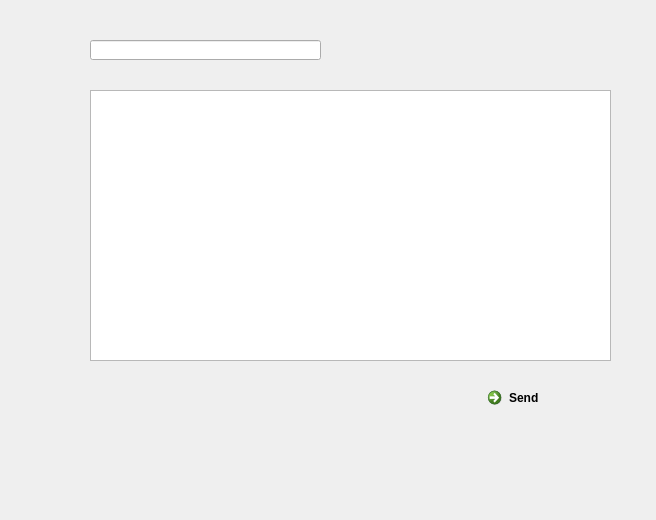
<?xml version="1.0" encoding="UTF-8"?>
<ui version="4.0">
 <class>smtpp</class>
 <widget class="QDialog" name="smtpp">
  <property name="geometry">
   <rect>
    <x>0</x>
    <y>0</y>
    <width>656</width>
    <height>520</height>
   </rect>
  </property>
  <property name="windowTitle">
   <string>Dialog</string>
  </property>
  <widget class="QCommandLinkButton" name="sendbutton">
   <property name="geometry">
    <rect>
     <x>480</x>
     <y>380</y>
     <width>172</width>
     <height>41</height>
    </rect>
   </property>
   <property name="text">
    <string>Send</string>
   </property>
  </widget>
  <widget class="QLineEdit" name="subject_edit">
   <property name="geometry">
    <rect>
     <x>90</x>
     <y>40</y>
     <width>231</width>
     <height>20</height>
    </rect>
   </property>
  </widget>
  <widget class="QPlainTextEdit" name="plainTextEdit">
   <property name="geometry">
    <rect>
     <x>90</x>
     <y>90</y>
     <width>521</width>
     <height>271</height>
    </rect>
   </property>
  </widget>
 </widget>
 <resources/>
 <connections/>
</ui>
